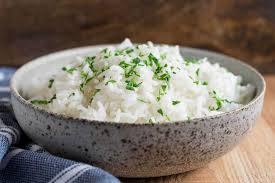
%> input picture BSCOMPUTER ENGINEERING/4th YEAR OF COMPUTER ENGINEERING/7th SEMESTER/DIGITAL IMAGE PROCESSING/MATLAB CODES OF DIGITAL IMAGE PROCESSING/LECTURE#4CODES/rice.jpeg, 275 x 183 px, given in place of rice.png, which was not available
$ octave Image_sub.m   (GNU Octave 9; MATLAB toolbox functions it lacks are replaced by stand-ins)
%> lines starting %> are read from the running program, lines starting %| are printed output that depends on the picture; pictures that were not available may be replaced by others from this repository, and a replacement may not be noted
I = imread('rice.png');
%> I is the input picture: size 183x275x3 uint8; mean R, G, B 126.5, 116.4, 104.9
%Estimate the background.

background = imopen(I,strel('disk',15));
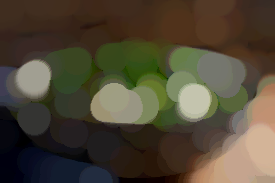
%> background: size 183x275x3 uint8; mean R, G, B 79.6, 71.1, 53.9
imshow(background)
%Subtract the background from the image.

J = imsubtract(I,background);
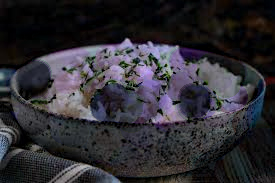
%> J: size 183x275x3 uint8; mean R, G, B 47, 45.3, 51
%Display the original image and the processed image.

imshow(I)

$ run again, with BSCOMPUTER ENGINEERING/4th YEAR OF COMPUTER ENGINEERING/7th SEMESTER/DIGITAL IMAGE PROCESSING/MATLAB CODES OF DIGITAL IMAGE PROCESSING/LECTURE#4CODES/003_F.png saved as BSCOMPUTER ENGINEERING/4th YEAR OF COMPUTER ENGINEERING/7th SEMESTER/DIGITAL IMAGE PROCESSING/MATLAB CODES OF DIGITAL IMAGE PROCESSING/LECTURE#4CODES/rice.jpeg
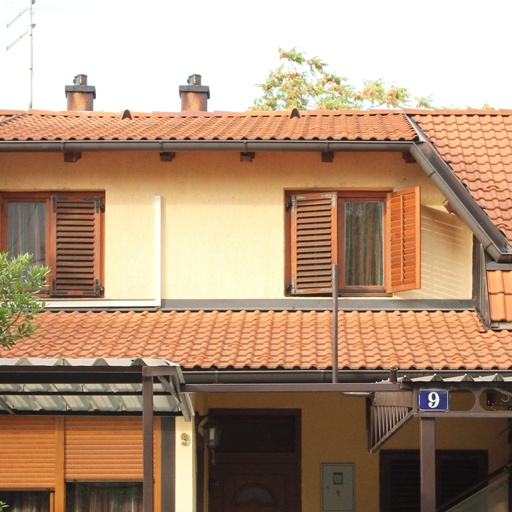
%> input picture BSCOMPUTER ENGINEERING/4th YEAR OF COMPUTER ENGINEERING/7th SEMESTER/DIGITAL IMAGE PROCESSING/MATLAB CODES OF DIGITAL IMAGE PROCESSING/LECTURE#4CODES/003_F.png, 512 x 512 px, given in place of rice.png, which was not available
%> I is the input picture: size 512x512x3 uint8; mean R, G, B 177.4, 148.3, 123.2
%> `background = imopen(I,strel('disk',15));`:
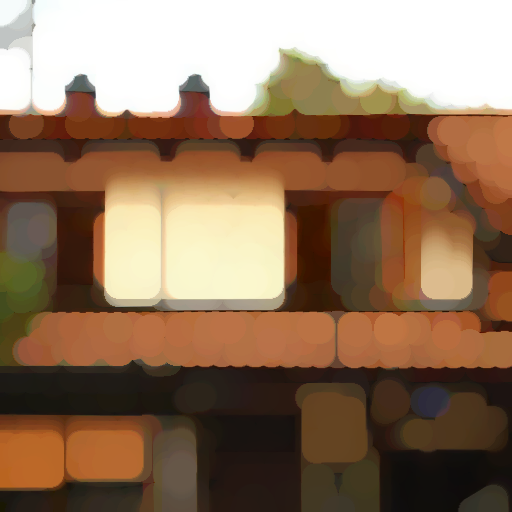
%> background: size 512x512x3 uint8; mean R, G, B 143.4, 115.4, 91.5
%> `J = imsubtract(I,background);`:
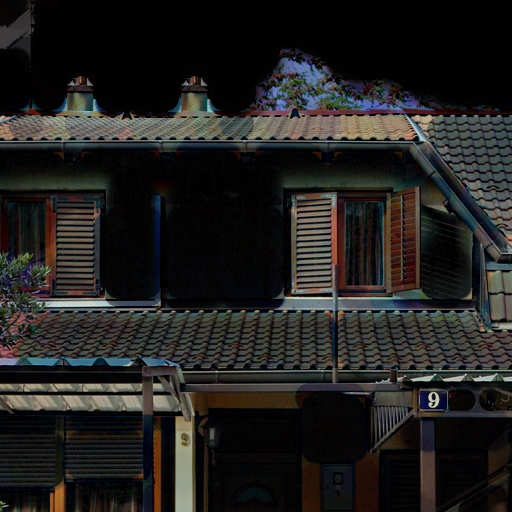
%> J: size 512x512x3 uint8; mean R, G, B 34, 32.9, 31.7
